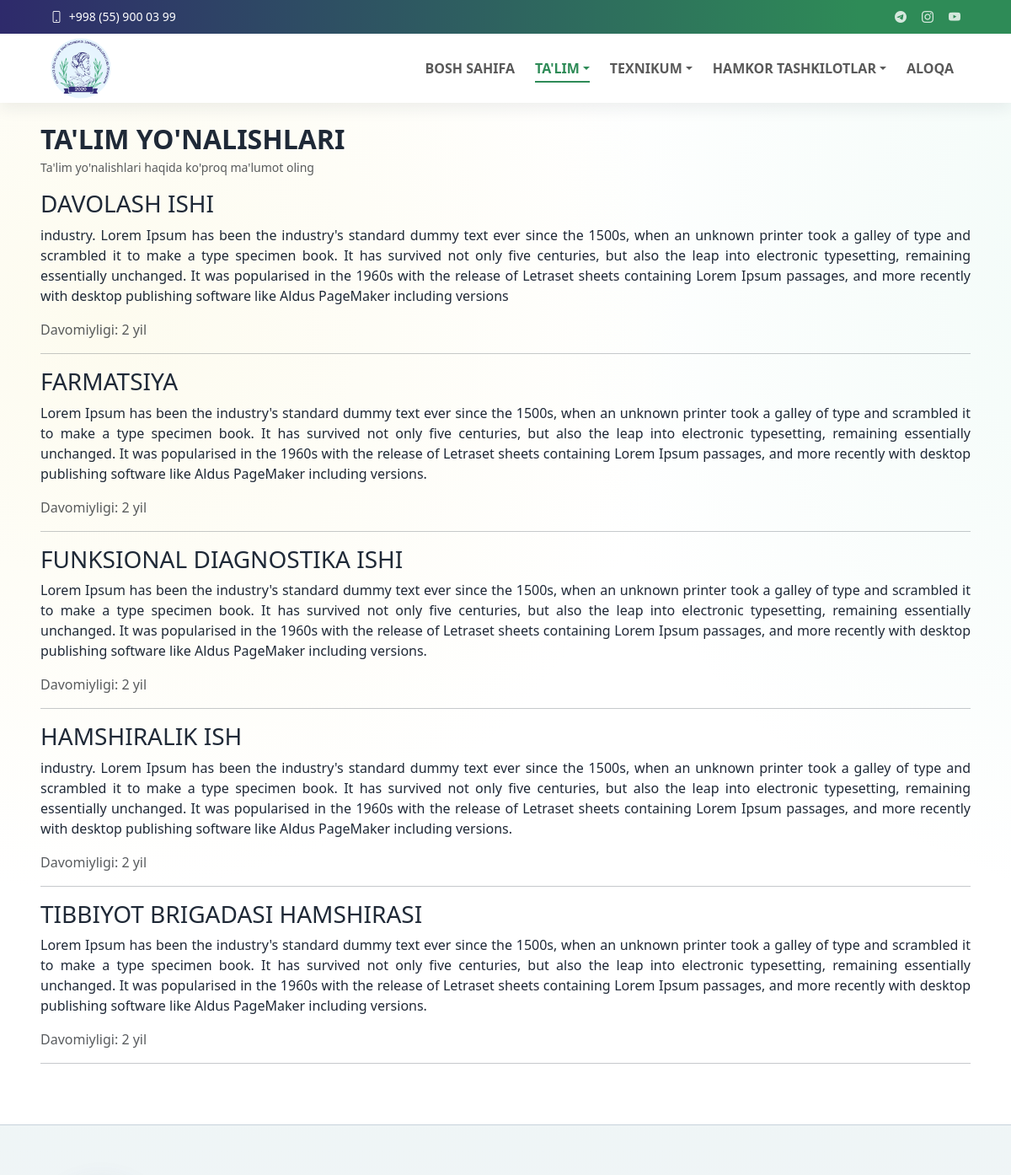
Before: /talim/yonalishlar/ (upper part) with the older database file.
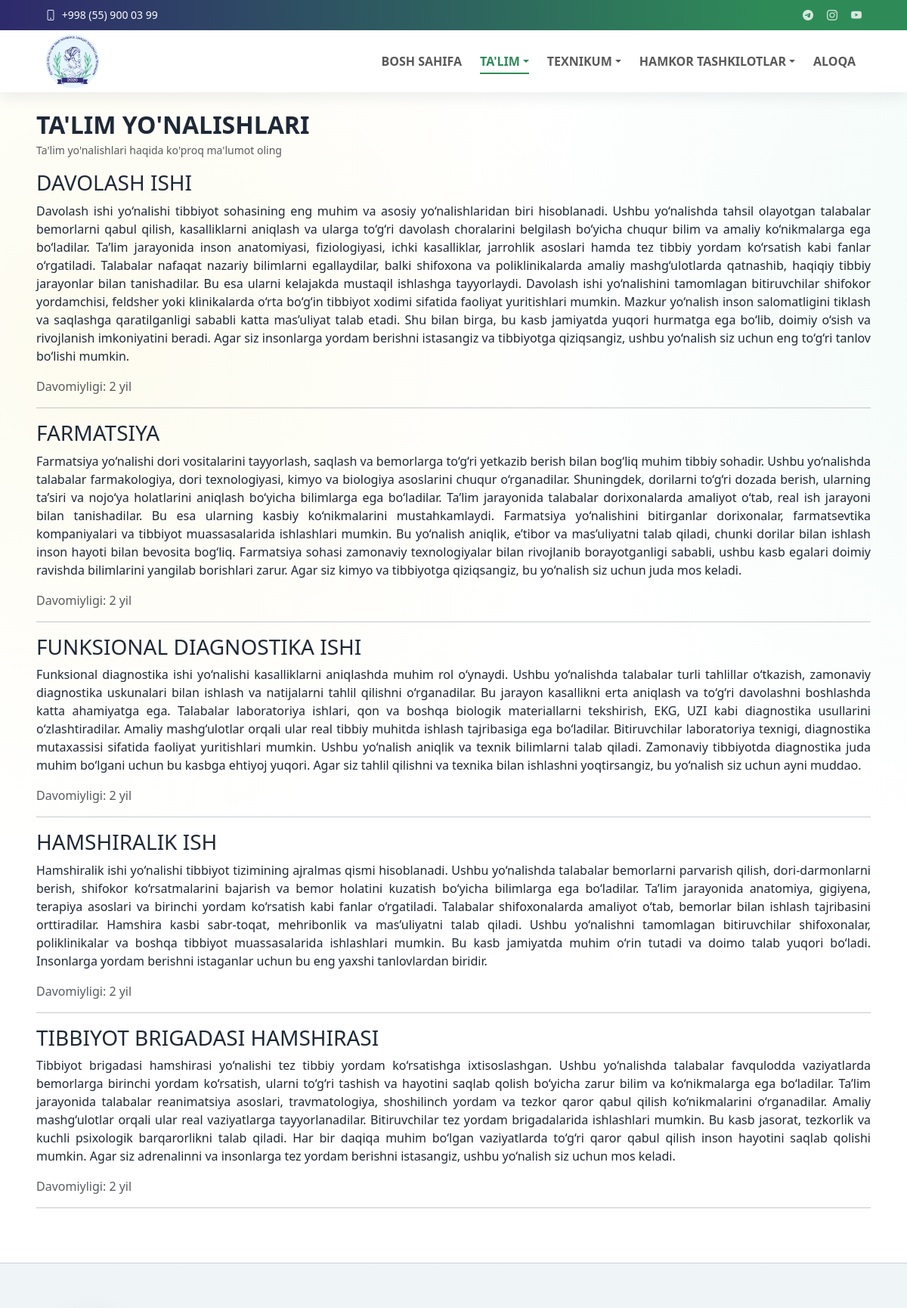
After: the same page with the newer database file.
### education/models.py (models this page shows, shortened)
class EducationDirection(models.Model):
    name = models.CharField(max_length=200)
    slug = models.SlugField(unique=True)
    description = models.TextField()
    image = models.ImageField(upload_to='education/directions/', blank=True, null=True)
    duration_years = models.PositiveSmallIntegerField(default=2)
    departments = models.ManyToManyField(Department, related_name='education_directions', blank=True)
    is_active = models.BooleanField(default=True)
    class Meta:
        ordering = ['name']
        verbose_name = "Ta'lim yo'nalishi"
        verbose_name_plural = "Ta'lim yo'nalishlari"

### education/views.py (the view)
# urls.py: path('yonalishlar/', views.directions, name='directions'),
def directions(request):
    items = EducationDirection.objects.filter(is_active=True)
    return render(request, 'education/directions.html', {'directions': items})

### core/context_processors.py (called while the page is built)
def menu_context(request):
    menu_items = (
        Menu.objects.filter(parent__isnull=True, is_active=True)
        .prefetch_related('children')
        .order_by('order', 'id')
    )
    topbar = TopbarSettings.objects.filter(is_active=True).first()
    return {
        'menu_items': menu_items,
        'topbar_settings': topbar,
    }

### education/templates/education/directions.html (shortened to what this page needs)
{% extends 'base.html' %}
{% block content %}
<section>
    <div class="mt-5 mt-md-3 mt-lg-2">
        <h2 class="fw-bold text-uppercase mb-1">Ta'lim yo'nalishlari</h2>
        <p class="text-muted small">Ta'lim yo'nalishlari haqida ko'proq ma'lumot oling</p>
    </div>
    {% for direction in directions %}
        <div>
            <h3 class="fs-3 text-uppercase ">{{ direction.name }}</h3>
            <p class="lh-base" style="text-align: justify;">{{ direction.description }}</p>
            <p class="text-muted">Davomiyligi: {{ direction.duration_years }} yil</p>
            <hr>
        </div>
    {% empty %}
        <p>Yo'nalishlar mavjud emas.</p>
    {% endfor %}
</section>
{% endblock %}

Changed rows visible on the page:
changed EducationDirection "DAVOLASH ISHI": description "industry. Lorem Ipsum has been the industry's standard dummy text ever since the 1500s, when an unknown printer took a galley of type and scrambled it to make a type specimen book. It has survived not only five centuries, but also the leap into electronic typesetting, remaining essentially unchanged. It was popularised in the 1960s with the release of Letraset sheets containing Lorem Ipsum passages, and more recently with desktop publishing software like Aldus PageMaker including versions" → "Davolash ishi yo‘nalishi tibbiyot sohasining eng muhim va asosiy yo‘nalishlaridan biri hisoblanadi. Ushbu yo‘nalishda tahsil olayotgan talabalar bemorlarni qabul qilish, kasalliklarni aniqlash va ularga to‘g‘ri davolash choralarini belgilash bo‘yicha chuqur bilim va amaliy ko‘nikmalarga ega bo‘ladilar. Ta’lim jarayonida inson anatomiyasi, fiziologiyasi, ichki kasalliklar, jarrohlik asoslari hamda tez tibbiy yordam ko‘rsatish kabi fanlar o‘rgatiladi. Talabalar nafaqat nazariy bilimlarni egallaydilar, balki shifoxona va poliklinikalarda amaliy mashg‘ulotlarda qatnashib, haqiqiy tibbiy jarayonlar bilan tanishadilar. Bu esa ularni kelajakda mustaqil ishlashga tayyorlaydi. Davolash ishi…"
changed EducationDirection "FARMATSIYA": description "Lorem Ipsum has been the industry's standard dummy text ever since the 1500s, when an unknown printer took a galley of type and scrambled it to make a type specimen book. It has survived not only five centuries, but also the leap into electronic typesetting, remaining essentially unchanged. It was popularised in the 1960s with the release of Letraset sheets containing Lorem Ipsum passages, and more recently with desktop publishing software like Aldus PageMaker including versions." → "Farmatsiya yo‘nalishi dori vositalarini tayyorlash, saqlash va bemorlarga to‘g‘ri yetkazib berish bilan bog‘liq muhim tibbiy sohadir. Ushbu yo‘nalishda talabalar farmakologiya, dori texnologiyasi, kimyo va biologiya asoslarini chuqur o‘rganadilar. Shuningdek, dorilarni to‘g‘ri dozada berish, ularning ta’siri va nojo‘ya holatlarini aniqlash bo‘yicha bilimlarga ega bo‘ladilar. Ta’lim jarayonida talabalar dorixonalarda amaliyot o‘tab, real ish jarayoni bilan tanishadilar. Bu esa ularning kasbiy ko‘nikmalarini mustahkamlaydi. Farmatsiya yo‘nalishini bitirganlar dorixonalar, farmatsevtika kompaniyalari va tibbiyot muassasalarida ishlashlari mumkin. Bu yo‘nalish aniqlik, e’tibor va mas’uliyatni…"
changed EducationDirection "FUNKSIONAL DIAGNOSTIKA ISHI": description "Lorem Ipsum has been the industry's standard dummy text ever since the 1500s, when an unknown printer took a galley of type and scrambled it to make a type specimen book. It has survived not only five centuries, but also the leap into electronic typesetting, remaining essentially unchanged. It was popularised in the 1960s with the release of Letraset sheets containing Lorem Ipsum passages, and more recently with desktop publishing software like Aldus PageMaker including versions." → "Funksional diagnostika ishi yo‘nalishi kasalliklarni aniqlashda muhim rol o‘ynaydi. Ushbu yo‘nalishda talabalar turli tahlillar o‘tkazish, zamonaviy diagnostika uskunalari bilan ishlash va natijalarni tahlil qilishni o‘rganadilar. Bu jarayon kasallikni erta aniqlash va to‘g‘ri davolashni boshlashda katta ahamiyatga ega. Talabalar laboratoriya ishlari, qon va boshqa biologik materiallarni tekshirish, EKG, UZI kabi diagnostika usullarini o‘zlashtiradilar. Amaliy mashg‘ulotlar orqali ular real tibbiy muhitda ishlash tajribasiga ega bo‘ladilar. Bitiruvchilar laboratoriya texnigi, diagnostika mutaxassisi sifatida faoliyat yuritishlari mumkin. Ushbu yo‘nalish aniqlik va texnik bilimlarni talab…"
changed EducationDirection "HAMSHIRALIK ISH": description "industry. Lorem Ipsum has been the industry's standard dummy text ever since the 1500s, when an unknown printer took a galley of type and scrambled it to make a type specimen book. It has survived not only five centuries, but also the leap into electronic typesetting, remaining essentially unchanged. It was popularised in the 1960s with the release of Letraset sheets containing Lorem Ipsum passages, and more recently with desktop publishing software like Aldus PageMaker including versions." → "Hamshiralik ishi yo‘nalishi tibbiyot tizimining ajralmas qismi hisoblanadi. Ushbu yo‘nalishda talabalar bemorlarni parvarish qilish, dori-darmonlarni berish, shifokor ko‘rsatmalarini bajarish va bemor holatini kuzatish bo‘yicha bilimlarga ega bo‘ladilar. Ta’lim jarayonida anatomiya, gigiyena, terapiya asoslari va birinchi yordam ko‘rsatish kabi fanlar o‘rgatiladi. Talabalar shifoxonalarda amaliyot o‘tab, bemorlar bilan ishlash tajribasini orttiradilar. Hamshira kasbi sabr-toqat, mehribonlik va mas’uliyatni talab qiladi. Ushbu yo‘nalishni tamomlagan bitiruvchilar shifoxonalar, poliklinikalar va boshqa tibbiyot muassasalarida ishlashlari mumkin. Bu kasb jamiyatda muhim o‘rin tutadi va doimo…"
changed EducationDirection "TIBBIYOT BRIGADASI HAMSHIRASI": description "Lorem Ipsum has been the industry's standard dummy text ever since the 1500s, when an unknown printer took a galley of type and scrambled it to make a type specimen book. It has survived not only five centuries, but also the leap into electronic typesetting, remaining essentially unchanged. It was popularised in the 1960s with the release of Letraset sheets containing Lorem Ipsum passages, and more recently with desktop publishing software like Aldus PageMaker including versions." → "Tibbiyot brigadasi hamshirasi yo‘nalishi tez tibbiy yordam ko‘rsatishga ixtisoslashgan. Ushbu yo‘nalishda talabalar favqulodda vaziyatlarda bemorlarga birinchi yordam ko‘rsatish, ularni to‘g‘ri tashish va hayotini saqlab qolish bo‘yicha zarur bilim va ko‘nikmalarga ega bo‘ladilar. Ta’lim jarayonida talabalar reanimatsiya asoslari, travmatologiya, shoshilinch yordam va tezkor qaror qabul qilish ko‘nikmalarini o‘rganadilar. Amaliy mashg‘ulotlar orqali ular real vaziyatlarga tayyorlanadilar. Bitiruvchilar tez yordam brigadalarida ishlashlari mumkin. Bu kasb jasorat, tezkorlik va kuchli psixologik barqarorlikni talab qiladi. Har bir daqiqa muhim bo‘lgan vaziyatlarda to‘g‘ri qaror qabul qilish…"
